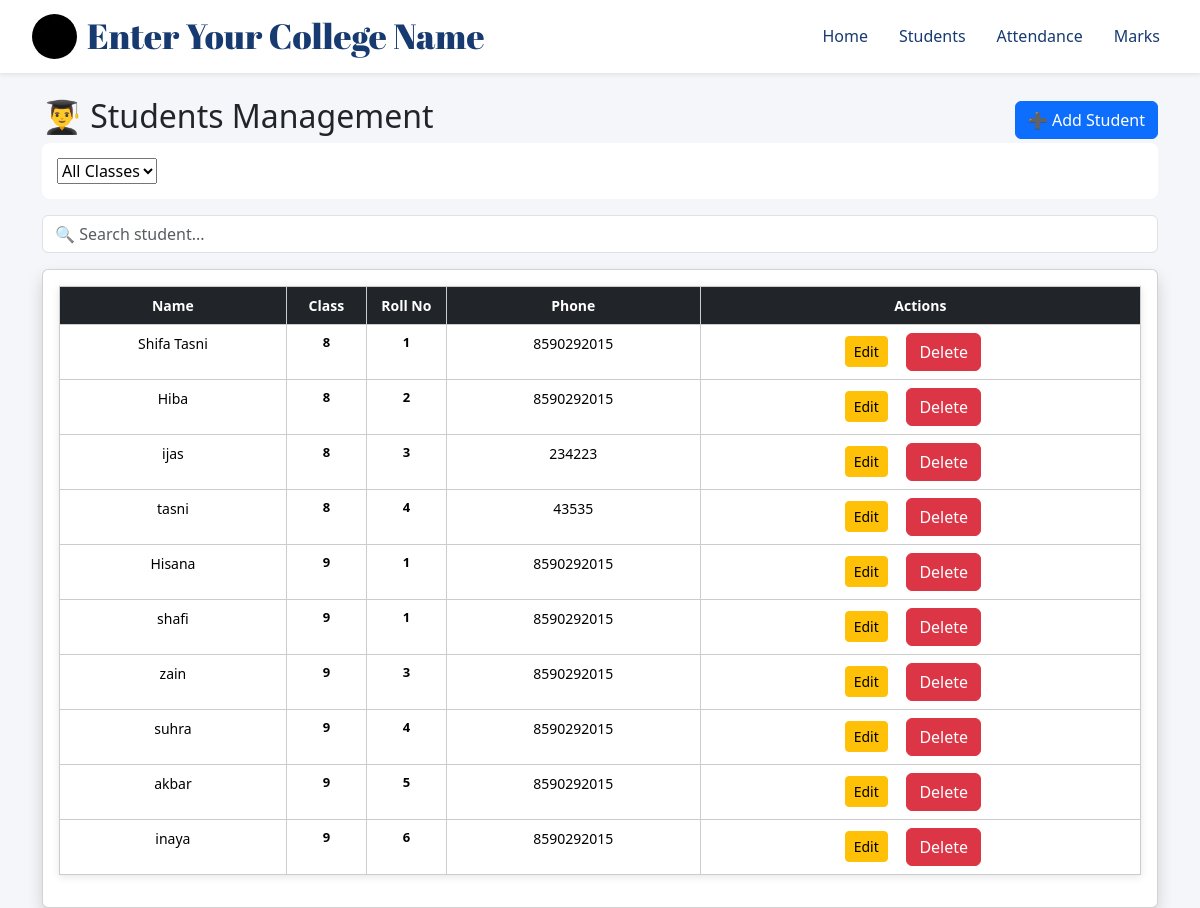
/students/, run on an earlier commit of the app's database.
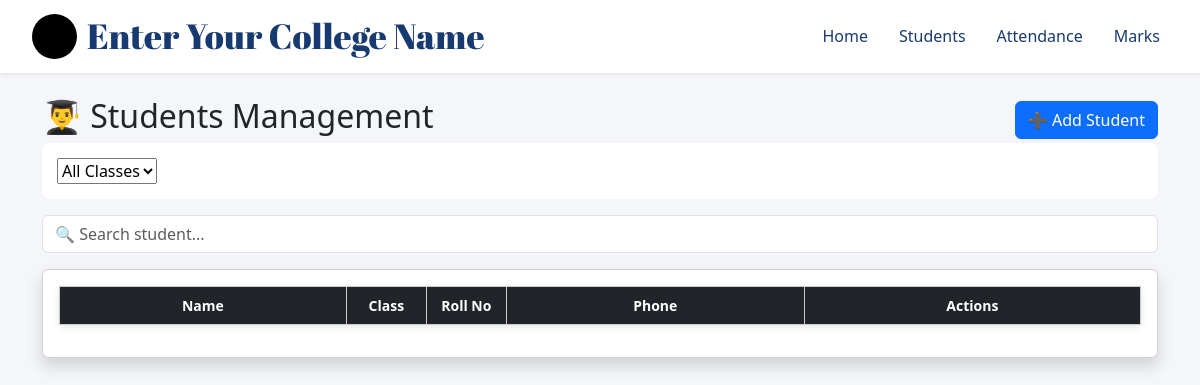
And on a later commit of the database.
### myapp/models.py (models this page shows, shortened)
class Student(models.Model):
    CLASS_CHOICES = [
        ('8', 'Class 8'),
        ('9', 'Class 9'),
        ('10', 'Class 10'),
        ('+1', 'Plus One'),
        ('+2', 'Plus Two'),
        ('ug1', 'Degree 1st Year'),
        ('ug2', 'Degree 2nd Year'),
        ('ug3', 'Degree 3rd Year'),
    ]
    name = models.CharField(max_length=100)
    roll_no = models.IntegerField()
    school_class = models.CharField(
        max_length=20,
        choices=CLASS_CHOICES
    )
    parent_phone = models.CharField(max_length=15)
    address = models.TextField()
    photo = models.ImageField(upload_to='students/', blank=True, null=True)

### myapp/views.py (the view)
# urls.py: path('students/', views.students, name='students'),
def students(request):
    selected_class = request.GET.get('class')
    if selected_class:
        students = Student.objects.filter(
            school_class=selected_class
        ).order_by('roll_no')
    else:
        students = Student.objects.all().order_by('school_class', 'roll_no')
    if request.method == "POST":
        form = StudentForm(request.POST, request.FILES)
        if form.is_valid():
            form.save()
            return redirect('students')
    else:
        form = StudentForm()
    classes = Student.objects.values_list('school_class', flat=True).distinct()
    return render(request, 'students.html', {
        'students': students,
        'form': form,
        'classes': classes,
        'selected_class': selected_class
    })

### myapp/forms.py
class StudentForm(forms.ModelForm):
    class Meta:
        model = Student
        fields = ['name', 'roll_no', 'school_class', 'parent_phone', 'address', 'photo']

### templates/students.html (shortened to what this page needs)
{% extends 'base.html' %}
{% load static %}
{% block content %}
<div class="students">
<section class="student container mt-4" >
  <div class="d-flex justify-content-between align-items-center" id="student">
    <h2>👨‍🎓 Students Management</h2>
    <button class="btn btn-primary" data-bs-toggle="modal" data-bs-target="#addStudentModal">
      ➕ Add Student
    </button>
  </div>
<form method="get">
  <select name="class" onchange="this.form.submit()">
    <option value="">All Classes</option>
  </select>
</form>
  <input type="text" id="searchInput" class="form-control mt-3" placeholder="🔍 Search student...">
  <div class="card mt-3 shadow">
    <div class="card-body">
      <table class="table table-hover">
        <thead class="table-dark">
          <tr>
            <th>Name</th>
            <th>Class</th>
            <th>Roll No</th>
            <th>Phone</th>
            <th>Actions</th>
          </tr>
        </thead>
        <tbody id="studentTable">
          {% for s in students %}
          <tr>
            <td>
             <a class="studname" href="{% url 'student_detail' s.id %}">
                {{ s.name }}
             </a>
            </td>
            <td>{{ s.school_class }}</td>
            <td>{{ s.roll_no }}</td>
            <td>{{ s.parent_phone }}</td>
            <td>
 <a href="{% url 'edit_student' s.id %}" class="btn btn-warning btn-sm">
  Edit
</a>
  <form action="{% url 'delete_student' s.id %}" method="POST" style="display:inline;">
  <button type="submit"
          class="btn btn-danger "
          onclick="return confirm('Delete this student?')" ">
    Delete
  </button>
</form>
</td>
          </tr>
          {% endfor %}
        </tbody>
      </table>
    </div>
  </div>
</section>
</div>
{% endblock %}

What changed in the data, as far as the page shows it:
removed Student: name "Shifa Tasni", school_class "8", roll_no "1", parent_phone "8590292015"
removed Student: name "Hiba", school_class "8", roll_no "2", parent_phone "8590292015"
removed Student: name "ijas", school_class "8", roll_no "3", parent_phone "234223"
removed Student: name "tasni", school_class "8", roll_no "4", parent_phone "43535"
removed Student: name "Hisana", school_class "9", roll_no "1", parent_phone "8590292015"
removed Student: name "shafi", school_class "9", roll_no "1", parent_phone "8590292015"
removed Student: name "zain", school_class "9", roll_no "3", parent_phone "8590292015"
removed Student: name "suhra", school_class "9", roll_no "4", parent_phone "8590292015"
removed Student: name "akbar", school_class "9", roll_no "5", parent_phone "8590292015"
removed Student: name "inaya", school_class "9", roll_no "6", parent_phone "8590292015"
